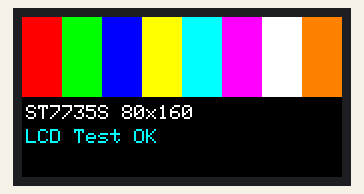
This sketch was run on a simulated Arduino Mega 2560, built for the host (arithmetic inside an expression is 32-bit, double 64-bit). On the bench: 160×80 colour display.

Above: at 0.2 s.
At 1.1 s:
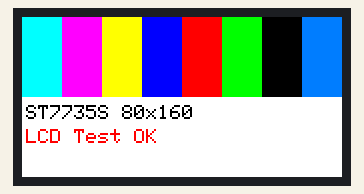

Measured:
- what the display in image 1 shows lasts 1.0 s, from 1.0 s to 2.0 s

The sketch:

LCD_Test___ST7735S.ino
```cpp
#include <SPI.h>
#include <Adafruit_GFX.h>
#include <Adafruit_ST7735.h>

// --- TFT pins (your mapping) ---
#define TFT_CS    16
#define TFT_DC    47
#define TFT_RST   21
#define TFT_SCLK  17
#define TFT_MOSI  18
#define TFT_MISO  -1  // not used

Adafruit_ST7735 tft(&SPI, TFT_CS, TFT_DC, TFT_RST);

void setup() {
  SPI.begin(TFT_SCLK, TFT_MISO, TFT_MOSI, TFT_CS);
  tft.initR(INITR_MINI160x80);   // 0.96" 80x160 ST7735S
  tft.setRotation(1);            // Landscape
  tft.fillScreen(ST77XX_BLACK);

  // Color bars
  uint16_t cols[] = {
    ST77XX_RED, ST77XX_GREEN, ST77XX_BLUE, ST77XX_YELLOW,
    ST77XX_CYAN, ST77XX_MAGENTA, ST77XX_WHITE, ST77XX_ORANGE
  };
  for (int i=0;i<8;i++){
    tft.fillRect(i*(tft.width()/8), 0, (tft.width()/8), tft.height()/2, cols[i]);
  }

  // Text
  tft.setTextWrap(false);
  tft.setTextColor(ST77XX_WHITE, ST77XX_BLACK);
  tft.setCursor(2, tft.height()/2 + 4);
  tft.setTextSize(1);
  tft.print("ST7735S 80x160");
  tft.setCursor(2, tft.height()/2 + 16);
  tft.setTextColor(ST77XX_CYAN, ST77XX_BLACK);
  tft.print("LCD Test OK");
}

void loop() {
  // Simple invert blink
  static uint32_t last=0;
  static bool inv=false;
  if (millis()-last>1000){
    last=millis(); inv=!inv;
    tft.invertDisplay(inv);
  }
}
```
